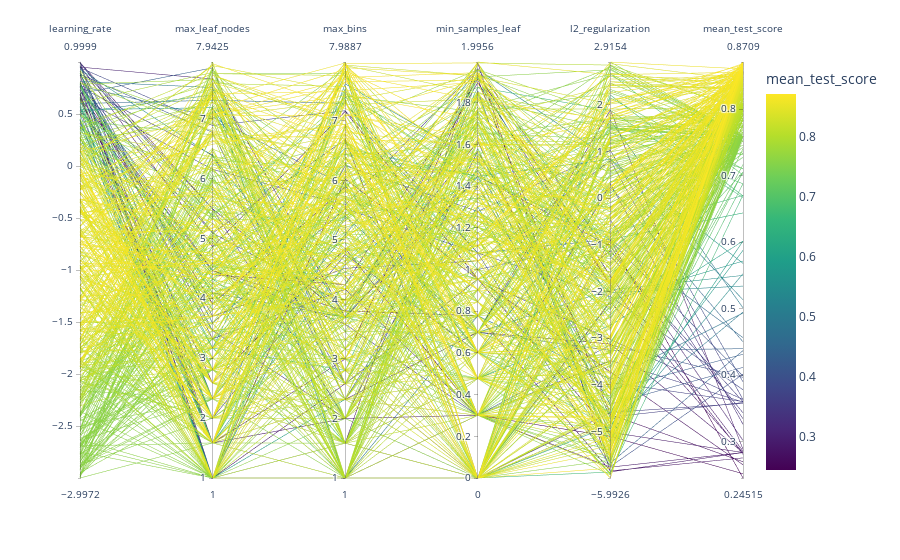

Here is the notebook cell this chart was saved with:
### Markdown cell above
In the previous plot we see that the top performing values are located in a
band of learning rate between 0.01 and 1.0, but we have no control in how the
other hyperparameters interact with such values for the learning rate.
Instead, we can visualize all the hyperparameters at the same time using a
parallel coordinates plot.

### Code cell
import numpy as np
import plotly.express as px

fig = px.parallel_coordinates(
    cv_results.rename(shorten_param, axis=1).apply(
        {
            "learning_rate": np.log10,
            "max_leaf_nodes": np.log2,
            "max_bins": np.log2,
            "min_samples_leaf": np.log10,
            "l2_regularization": np.log10,
            "mean_test_score": lambda x: x,
        }
    ),
    color="mean_test_score",
    color_continuous_scale=px.colors.sequential.Viridis,
)
fig.show()

### Figure 1 — Plotly figure (JSON) as saved in the notebook; plotly's stock layout.template omitted (floating-point values rounded to 4 significant figures; data arrays with more than 128 entries replaced by an {"elided": "..."} marker saying what was removed)
{"data": [{"dimensions": [{"label": "learning_rate", "values": {"elided": "500 float values"}}, {"label": "max_leaf_nodes", "values": {"elided": "500 float values"}}, {"label": "max_bins", "values": {"elided": "500 float values"}}, {"label": "min_samples_leaf", "values": {"elided": "500 float values"}}, {"label": "l2_regularization", "values": {"elided": "500 float values"}}, {"label": "mean_test_score", "values": {"elided": "500 float values"}}], "domain": {"x": [0, 1], "y": [0, 1]}, "line": {"color": {"elided": "500 float values"}, "coloraxis": "coloraxis"}, "name": "", "type": "parcoords"}], "layout": {"coloraxis": {"colorbar": {"title": {"text": "mean_test_score"}}, "colorscale": [[0, "#440154"], [0.1111, "#482878"], [0.2222, "#3e4989"], [0.3333, "#31688e"], [0.4444, "#26828e"], [0.5556, "#1f9e89"], [0.6667, "#35b779"], [0.7778, "#6ece58"], [0.8889, "#b5de2b"], [1, "#fde725"]]}, "legend": {"tracegroupgap": 0}, "margin": {"t": 60}}}
